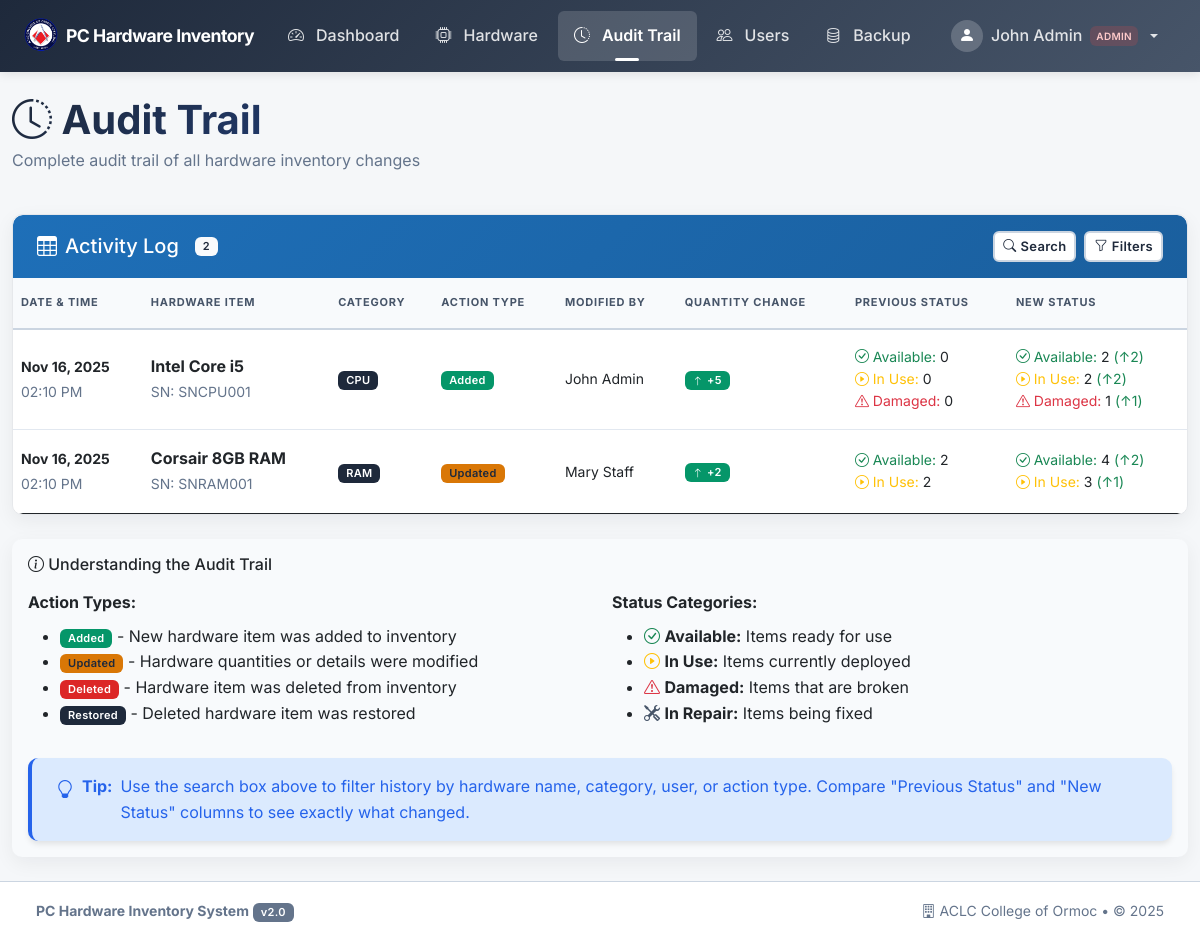
/pages/history.php (signed in), run on the app's committed database.
### tables this page shows
CREATE TABLE IF NOT EXISTS inventory_history (
    id INT AUTO_INCREMENT PRIMARY KEY,
    hardware_id INT,                          
    hardware_name VARCHAR(255) NOT NULL,      
    category_name VARCHAR(100),               
    serial_number VARCHAR(100),               
    user_id INT,                              
    user_name VARCHAR(255),                   
    action_type VARCHAR(50) NOT NULL,         
    quantity_change INT,
    old_unused INT,
    old_in_use INT,
    old_damaged INT,
    old_repair INT,
    new_unused INT,
    new_in_use INT,
    new_damaged INT,
    new_repair INT,
    action_date TIMESTAMP DEFAULT CURRENT_TIMESTAMP
     
);

### config/security.php (called while the page is built, shortened)
<?php
function escapeOutput($data) {
    return htmlspecialchars($data, ENT_QUOTES, 'UTF-8');
}
?>

### pages/history.php (the view, shortened to what this page needs)
<?php
require_once '../config/security.php';
$conn = getDBConnection();
$records_per_page = 20;
$page = isset($_GET['page']) ? max(1, (int)$_GET['page']) : 1;
$offset = ($page - 1) * $records_per_page;
$action_filter = isset($_GET['action']) ? sanitizeInput($_GET['action']) : '';
$date_from = isset($_GET['date_from']) ? sanitizeInput($_GET['date_from']) : '';
$date_to = isset($_GET['date_to']) ? sanitizeInput($_GET['date_to']) : '';
$count_query = "SELECT COUNT(*) as total FROM inventory_history ih WHERE 1=1";
$query = "SELECT ih.*,
                COALESCE(h.name, ih.hardware_name) as hardware_name,
                COALESCE(h.serial_number, ih.serial_number) as serial_number,
                COALESCE(u.full_name, ih.user_name) as user_name,
                COALESCE(c.name, ih.category_name) as category_name
         FROM inventory_history ih
         LEFT JOIN hardware h ON ih.hardware_id = h.id
         LEFT JOIN users u ON ih.user_id = u.id
         LEFT JOIN categories c ON h.category_id = c.id
         WHERE 1=1";
$params = [];
$types = "";
$total_records = 0;
if (!empty($params)) {
    $count_stmt = $conn->prepare($count_query);
    $count_stmt->bind_param($types, ...$params);
    $count_stmt->execute();
    $count_result = $count_stmt->get_result();
    $total_records = $count_result->fetch_assoc()['total'];
    $count_stmt->close();
} else {
    $count_result = $conn->query($count_query);
    $total_records = $count_result->fetch_assoc()['total'];
}
$query .= " ORDER BY ih.action_date DESC LIMIT ? OFFSET ?";
$params[] = $records_per_page;
$params[] = $offset;
$types .= "ii";
$history = [];
$stmt = $conn->prepare($query);
$stmt->bind_param($types, ...$params);
$stmt->execute();
$result = $stmt->get_result();
while ($row = $result->fetch_assoc()) {
    $history[] = $row;
}
include '../includes/header.php';
?>
<div class="row mb-4">
    <div class="col-12">
        <h1 class="text-gradient mb-1">
            <i class="bi bi-clock-history"></i> Audit Trail
        </h1>
        <p class="text-muted">Complete audit trail of all hardware inventory changes</p>
    </div>
</div>
<div class="card table-card">
    <div class="card-header card-header-primary">
        <div class="d-flex flex-column flex-md-row justify-content-between align-items-start align-items-md-center gap-2">
            <h5 class="mb-0 d-flex align-items-center gap-2">
                <i class="bi bi-table" aria-hidden="true"></i> Activity Log
                <span class="badge bg-light text-primary ms-2"><?php echo $total_records; ?></span>
            </h5>
            <div class="d-flex gap-2 align-items-center">
                <button class="btn btn-sm btn-light" type="button" id="toggleSearchBtn"
                        aria-expanded="false" aria-controls="searchFilterPanel"
                        onclick="toggleHistorySearch()">
                    <i class="bi bi-search" aria-hidden="true"></i>
                    <span class="d-none d-sm-inline">Search</span>
                </button>
                <?php
                $active_filter_count = (!empty($action_filter) ? 1 : 0) + (!empty($date_from) ? 1 : 0) + (!empty($date_to) ? 1 : 0);
                $has_filters = $active_filter_count > 0;
                ?>
                <button class="btn btn-sm <?php echo $has_filters ? 'btn-warning' : 'btn-light'; ?>"
                        type="button" data-bs-toggle="collapse" data-bs-target="#filterCollapse"
                        aria-expanded="false" aria-controls="filterCollapse">
                    <i class="bi bi-funnel<?php echo $has_filters ? '-fill' : ''; ?>"></i>
                    <span class="d-none d-sm-inline"> Filters</span>
                </button>
            </div>
        </div>
    </div>
    <div class="card-body p-0">
        <div class="table-responsive">
            <table class="table table-hover mb-0" id="historyTable">
                <thead>
                    <tr>
                        <th>Date & Time</th>
                        <th>Hardware Item</th>
                        <th class="d-none d-md-table-cell">Category</th>
                        <th>Action Type</th>
                        <th class="d-none d-lg-table-cell">Modified By</th>
                        <th class="d-none d-lg-table-cell">Quantity Change</th>
                        <th>Previous Status</th>
                        <th>New Status</th>
                    </tr>
                </thead>
                <tbody>
                    <?php if (empty($history)): ?>
                    <tr>
                        <td colspan="8" class="text-center text-muted py-4">
                            <i class="bi bi-inbox" style="font-size: 32px; opacity: 0.5;"></i>
                            <br>No history records found
                        </td>
                    </tr>
                    <?php else: ?>
                    <?php foreach ($history as $item): ?>
                    <tr>
                        <td>
                            <small><strong><?php echo date('M d, Y', strtotime($item['action_date'])); ?></strong></small>
                            <br>
                            <small class="text-muted"><?php echo date('h:i A', strtotime($item['action_date'])); ?></small>
                        </td>
                        <td>
                            <strong><?php echo escapeOutput($item['hardware_name'] ?: 'Deleted Item'); ?></strong>
                            <?php if (!empty($item['serial_number'])): ?>
                            <br><small class="text-muted">SN: <?php echo escapeOutput($item['serial_number']); ?></small>
                            <?php endif; ?>
                        </td>
                        <td class="d-none d-md-table-cell"><span class="badge bg-primary"><?php echo escapeOutput($item['category_name'] ?: 'N/A'); ?></span></td>
                        <td>
                            <?php
                            $badge_class = 'bg-info';
                            if ($item['action_type'] === 'Added') $badge_class = 'bg-success';
                            if ($item['action_type'] === 'Updated') $badge_class = 'bg-warning';
                            ?>
                            <span class="badge <?php echo $badge_class; ?>"><?php echo escapeOutput($item['action_type']); ?></span>
                        </td>
                        <td class="d-none d-lg-table-cell"><small><?php echo escapeOutput($item['user_name'] ?: 'Unknown'); ?></small></td>
                        <td class="d-none d-lg-table-cell">
                            <?php
                            $change = $item['quantity_change'];
                            if ($change > 0) {
                                echo '<span class="badge bg-success"><i class="bi bi-arrow-up"></i> +' . $change . '</span>';
                            } elseif ($change < 0) {
                                echo '<span class="badge bg-danger"><i class="bi bi-arrow-down"></i> ' . $change . '</span>';
                            } else {
                                echo '<span class="badge bg-secondary">No Change</span>';
                            }
                            ?>
                        </td>
                        <td>
                            <small>
                                <?php
                                $changes = [];
                                if ($item['old_unused'] != $item['new_unused']) {
                                    $changes[] = ['label' => 'Available', 'icon' => 'bi-check-circle', 'class' => 'text-success', 'old' => $item['old_unused'], 'new' => $item['new_unused']];
                                }
                                if ($item['old_in_use'] != $item['new_in_use']) {
                                    $changes[] = ['label' => 'In Use', 'icon' => 'bi-play-circle', 'class' => 'text-warning', 'old' => $item['old_in_use'], 'new' => $item['new_in_use']];
                                }
                                if ($item['old_damaged'] != $item['new_damaged']) {
                                    $changes[] = ['label' => 'Damaged', 'icon' => 'bi-exclamation-triangle', 'class' => 'text-danger', 'old' => $item['old_damaged'], 'new' => $item['new_damaged']];
                                }
                                if (empty($changes)) {
                                    echo '<span class="text-muted">No changes</span>';
                                } else {
                                    foreach ($changes as $change) {
                                        echo '<div><span class="' . $change['class'] . '"><i class="bi ' . $change['icon'] . '"></i> ' . $change['label'] . ':</span> ' . $change['old'] . '</div>';
                                    }
                                }
                                ?>
                            </small>
                        </td>
                        <td>
                            <small>
                                <?php
                                if (empty($changes)) {
                                    echo '<span class="text-muted">-</span>';
                                } else {
                                    foreach ($changes as $change) {
                                        $diff = $change['new'] - $change['old'];
                                        $arrow = $diff > 0 ? '↑' : '↓';
                                        $diffClass = $diff > 0 ? 'text-success' : 'text-danger';
                                        echo '<div><span class="' . $change['class'] . '"><i class="bi ' . $change['icon'] . '"></i> ' . $change['label'] . ':</span> ' . $change['new'] . ' <span class="' . $diffClass . '">(' . $arrow . abs($diff) . ')</span></div>';
                                    }
                                }
                                ?>
                            </small>
                        </td>
                    </tr>
                    <?php endforeach; ?>
                    <?php endif; ?>
                </tbody>
            </table>
        </div>
    </div>
</div>
<div class="mt-4">
    <div class="card border-0 bg-light">
        <div class="card-body">
            <h6 class="mb-3"><i class="bi bi-info-circle"></i> Understanding the Audit Trail</h6>
            <div class="row">
                <div class="col-md-6 mb-3">
                    <strong>Action Types:</strong>
                    <ul class="mb-0 mt-2">
                        <li><span class="badge bg-success">Added</span> - New hardware item was added to inventory</li>
                        <li><span class="badge bg-warning">Updated</span> - Hardware quantities or details were modified</li>
                        <li><span class="badge bg-danger">Deleted</span> - Hardware item was deleted from inventory</li>
                        <li><span class="badge bg-primary">Restored</span> - Deleted hardware item was restored</li>
                    </ul>
                </div>
                <div class="col-md-6 mb-3">
                    <strong>Status Categories:</strong>
                    <ul class="mb-0 mt-2">
                        <li><i class="bi bi-check-circle text-success"></i> <strong>Available:</strong> Items ready for use</li>
                        <li><i class="bi bi-play-circle text-warning"></i> <strong>In Use:</strong> Items currently deployed</li>
                        <li><i class="bi bi-exclamation-triangle text-danger"></i> <strong>Damaged:</strong> Items that are broken</li>
                        <li><i class="bi bi-tools text-secondary"></i> <strong>In Repair:</strong> Items being fixed</li>
                    </ul>
                </div>
            </div>
            <div class="alert alert-info mt-3 mb-0">
                <i class="bi bi-lightbulb"></i> <strong>Tip:</strong> Use the search box above to filter history by hardware name, category, user, or action type. Compare "Previous Status" and "New Status" columns to see exactly what changed.
            </div>
        </div>
    </div>
</div>
<?php include '../includes/footer.php'; ?>

### assets/css/theme-hci.css (style rules this page uses)
:root { --primary: #1e6fb8; --primary-hover: #1a5f9e; --primary-contrast: #ffffff; --muted: #6b7280; --bg-page: #f5f7f9; --card-bg: #ffffff; --border: #e6e8eb; --text-primary: #1e293b; --text-secondary: #64748b; --danger: #e04646; --danger-hover: #c53030; --success: #2ea44f; --success-hover: #269c45; --warning: #d97706; --accent: #0b74d1; --radius: 10px; --radius-sm: 6px; --radius-lg: 16px; --shadow: 0 6px 20px rgba(16,24,40,0.06); --shadow-hover: 0 8px 30px rgba(16,24,40,0.1); --gap-xs: 4px; --gap-sm: 8px; --gap-md: 16px; --gap-lg: 24px; --gap-xl: 32px; --transition-fast: 150ms ease; --transition-normal: 250ms ease; --topbar-height: 64px; }
body.has-topbar { background-color: var(--bg-page); padding-top: 0; }
body.has-topbar { background-color: var(--bg-page); }
.card { background: var(--card-bg); border-radius: var(--radius); border: 1px solid var(--border); box-shadow: var(--shadow); }
.card-header.card-header-primary { background: linear-gradient(135deg, var(--primary) 0%, var(--primary-hover) 100%); color: var(--primary-contrast); border-radius: var(--radius) var(--radius) 0 0; border-bottom: none; }
#toggleSearchBtn { transition: all var(--transition-fast); }

### data on the page
inventory_history: action_date "Nov 16, 2025", action_date "02:10 PM", hardware_name "Intel Core i5", serial_number "SNCPU001", category_name "CPU", action_type "Added", user_name "John Admin", quantity_change "5", label "Available", old "0", label "In Use", label "Damaged", new "2", arrow "↑", diff "2", new "1", diff "1"
inventory_history: action_date "Nov 16, 2025", action_date "02:10 PM", hardware_name "Corsair 8GB RAM", serial_number "SNRAM001", category_name "RAM", action_type "Updated", user_name "Mary Staff", quantity_change "2", label "Available", old "2", label "In Use", new "4", arrow "↑", diff "2", new "3", diff "1"

### other printed values
escapeOutput($_SESSION['full_name']) "John Admin"
escapeOutput(ucfirst($_SESSION['role'])) "ADMIN"
$total_records "2"
